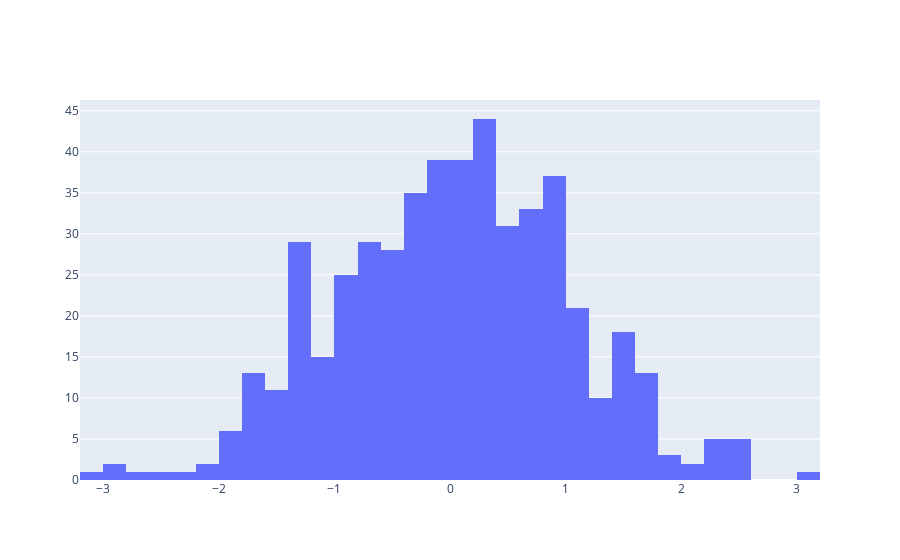

Here is the notebook cell this chart was saved with:
### Code cell
x = np.random.randn(500)

fig = go.Figure(data=[go.Histogram(x=x)])
fig.show()

### Figure 1 — Plotly figure (JSON) as saved in the notebook; plotly's stock layout.template omitted (floating-point values rounded to 4 significant figures; data arrays with more than 128 entries replaced by an {"elided": "..."} marker saying what was removed)
{"data": [{"type": "histogram", "x": {"elided": "500 float values"}}], "layout": {}}
